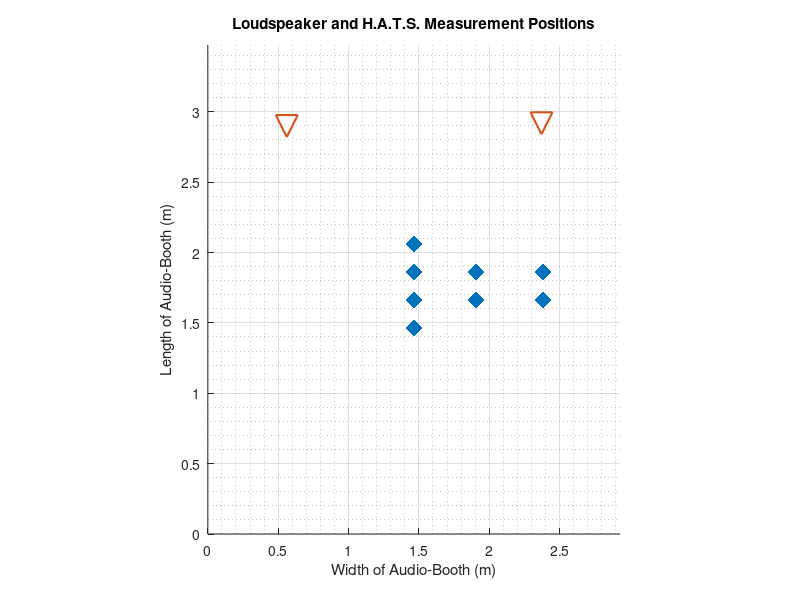

Write the MATLAB code that produced this figure.
%% measurement_Positions_Plotted.m
%
% This script works throughKabzinski's Time-LS CTC results
%
% Last updated by Michael Klunk 02/16/2021

%% Initializing the Script

clear
close all
clc
load('BTE_Locations.mat');

%% Positions of the Loudspeakers

% Left speaker (facing the TV)
speaker_Pos(1,:) = [0.561, (3.475-0.576)];

% Right speaker (facing the TV)
speaker_Pos(2,:) = [(2.930-0.559), (3.475-0.556)];

%% Plotting the Postions of Measurements

% Creating the figure
figure

    % MEASUREMENT POSITIONS
    scatter(BTE_Locations(:,6), BTE_Locations(:,7), 150, 'd', 'filled');
    grid on, grid minor
    axis equal
    xlim([0,2.93]), ylim([0,3.475])
    
    % Speaker Positions
    hold on 
    scatter(speaker_Pos(:,1), speaker_Pos(:,2), 250, 'vg', 'LineWidth', 1.5);
    xlabel('Width of Audio-Booth (m)')
    ylabel('Length of Audio-Booth (m)')
    title('Loudspeaker and H.A.T.S. Measurement Positions')



